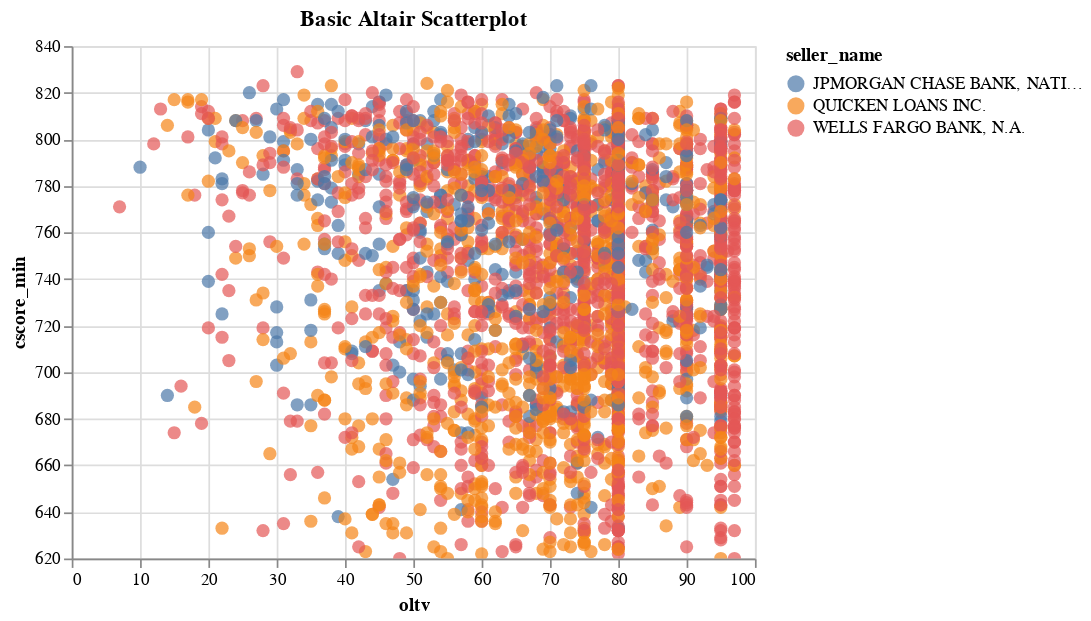

Here is the notebook cell this chart was saved with:
### Markdown cell above
**Altair Example**:
    
- [Link to documentation here](https://altair-viz.github.io/gallery/scatter_tooltips.html).
- Note the multiple methods involved, and the explicit language of encoding / grammar of graphics.
- Encodings composed of column names and `:<type_of_encoding>`, implicitly or explicitly (e.g. `:Q` = quantitative).
- Interactivity turned on by separate method.
- Note the fact that if we want to not include 0 (i.e. we want axes to auto-scale) that must be called manually.
- Saving out PNGs of Altair-made charts can be a bit of pain, as it requires [chromedriver](https://sites.google.com/a/chromium.org/chromedriver/home), so I'm not going to show that here.

### Code cell
# altair plot construction starts by specifying the df to be charted 
basic_altair_fig = (alt.Chart(downsamp_top_3_lenders_df)
 # next we specify mark type
 .mark_circle(size=60)
 # then we provide details for the encoding
 .encode(
    # the after-colon leters specify variable type (quantitative, nominal, etc.)
    x='oltv:Q',
    y = alt.Y('cscore_min:Q', scale=alt.Scale(zero=False)),
    color= 'seller_name:N'
)
 # interactivity specified separately
 .interactive()
 # title included via separate call to properties
).properties(
    title='Basic Altair Scatterplot'
)

# displays the chart in-line
basic_altair_fig

### Figure 1 — Vega-Lite specification as saved in the notebook (floating-point values rounded to 4 significant figures; data arrays with more than 128 entries replaced by an {"elided": "..."} marker saying what was removed)
{"$schema": "https://vega.github.io/schema/vega-lite/v3.3.0.json", "config": {"mark": {"tooltip": null}, "view": {"height": 300, "width": 400}}, "data": {"name": "data-fc75edeb3760ca98cd4edbb3cdd030bf"}, "datasets": {"data-fc75edeb3760ca98cd4edbb3cdd030bf": {"elided": "3224 records"}}, "encoding": {"color": {"field": "seller_name", "type": "nominal"}, "x": {"field": "oltv", "type": "quantitative"}, "y": {"field": "cscore_min", "scale": {"zero": false}, "type": "quantitative"}}, "mark": {"size": 60, "type": "circle"}, "selection": {"selector001": {"bind": "scales", "encodings": ["x", "y"], "type": "interval"}}, "title": "Basic Altair Scatterplot"}
